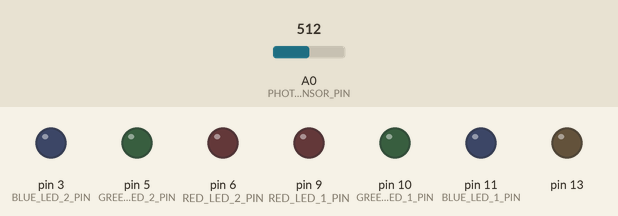
Recording of a sketch running on a simulated Arduino Uno, built with avr-gcc and run on an emulated ATmega328P. Shown: output pins drawn as LEDs (lit = HIGH). The inputs (shaded band) are chosen by the test bench; at power-on: A0 (PHOTO_SENSOR_PIN) = 512. Random numbers use the default seed unless the sketch sets one.

Above: at 1.2 s.
1.3 s: A0 (PHOTO_SENSOR_PIN) set to 6
2.8 s: A0 (PHOTO_SENSOR_PIN) set to 3
At 4.9 s:
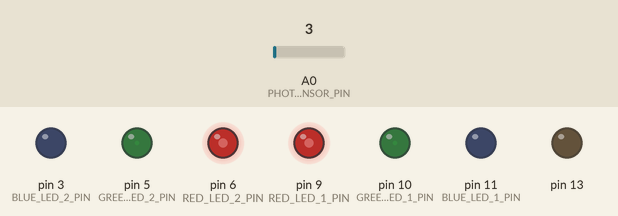
At 9.5 s:
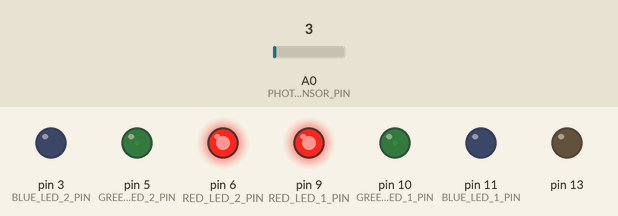
Timing chart, 0 to 57.4 s (numbered marks = the images above; inputs shaded):
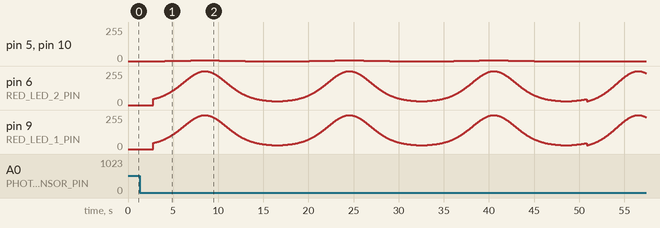

Measured:
- the behaviour switches between 5 and 4 on A0 (PHOTO_SENSOR_PIN) (found by bisection; images 0 and 1)
- after the input at 1.3 s, every drawn part: stays the same

The sketch:

nightlight_with_just_leds.ino
```cpp
#include <math.h>

const int RED_LED_1_PIN = 9;
const int GREEN_LED_1_PIN = 10;
const int BLUE_LED_1_PIN = 11;

const int RED_LED_2_PIN = 6;
const int GREEN_LED_2_PIN = 5;
const int BLUE_LED_2_PIN = 3;

const int PHOTO_SENSOR_PIN = A0;

const int DARKNESS_LEVEL = 5;//5;
const bool DEBUG = false;

int photoSensorValue = 0;

void setup() {
  if (DEBUG) {
    Serial.begin(9600);
  }

  pinMode(RED_LED_1_PIN, OUTPUT);
  pinMode(GREEN_LED_1_PIN, OUTPUT);
  pinMode(BLUE_LED_1_PIN, OUTPUT);


  pinMode(RED_LED_2_PIN, OUTPUT);
  pinMode(GREEN_LED_2_PIN, OUTPUT);
  pinMode(BLUE_LED_2_PIN, OUTPUT);

  // get orange light to turn off
  // https://arduino.stackexchange.com/questions/3269/what-purpose-does-the-yellow-and-green-leds-have-on-the-arduino/3275#:~:text=The%20green%20LED%20is%20marked,just%20connected%20to%20pin%2013.&text=When%20the%20green%20LED%20stops,light%20the%20LED(s).
  pinMode(13, OUTPUT);

  write_both_leds(0, 0, 0);
}

void loop() {
  // read sensor values.  Note the 5ms delay, so the ADC can catch up
  photoSensorValue = analogRead(PHOTO_SENSOR_PIN);
  delay(5);

  if (DEBUG) {
    // print sensor values for debugging
    Serial.print("Raw Photo Sensor Value: ");
    Serial.print(photoSensorValue);
    Serial.print("\t");
  }

  // photo sensor values should be between 0-1023
  if (photoSensorValue < DARKNESS_LEVEL) {
    if (DEBUG) {
      Serial.print("Low light level detected, enabling LEDs \n");
    }

    int pattern = random(0, 2);
    if (pattern == 0) {
      breathe_red(1);
    } else if (pattern == 1) {
      breathe_orange(1);
    } else {
      Serial.print("Unknown random ");
      Serial.print(pattern);
      Serial.print(" skipping\n");
    }
    // finally, actually set the values on the LEDs
    breathe_red(3);
    breathe_orange(3);
  } else {
    if (DEBUG) {
      Serial.print("High light level detected, disabling LEDs\n");
    }

    write_both_leds(LOW, LOW, LOW);
  }
}

const float TIME_ZER0 = (1.0 - EULER) * 1000;
const float PERIOD_SECS = 16;
const float PERIOD_MODIFIER = (2 * PI) / PERIOD_SECS;

/*
 * Just red breathing
 */
void breathe_red(int breaths_to_take) {
  int start_millis = millis();
  int elapsed_millis = 0;
  int millis_to_breathe = breaths_to_take * PERIOD_SECS * 1000;
  float redValue;
  while (elapsed_millis <= millis_to_breathe) {
    redValue = single_breathing_value(TIME_ZER0 + elapsed_millis, 10.0, 255.0);

    write_both_leds(redValue, 0, 0);

    elapsed_millis = millis() - start_millis;
  }
}

/*
 * Always keep the red on, but keep the green a lower amplitude
 */

void breathe_orange(int breaths_to_take) {
  int start_millis = millis();
  int elapsed_millis = 0;
  int millis_to_breathe = breaths_to_take * PERIOD_SECS * 1000;
  float redValue;
  float greenValue;
  while (elapsed_millis <= millis_to_breathe) {
    redValue = single_breathing_value(TIME_ZER0 + elapsed_millis, 30.0, 255.0);
    greenValue = single_breathing_value(TIME_ZER0 + elapsed_millis, 0.0, 5.0);

    write_both_leds(redValue, greenValue, 0);

    elapsed_millis = millis() - start_millis;
  }
}

void write_both_leds(float redValue, float greenValue, float blueValue) {
    analogWrite(RED_LED_1_PIN, redValue);
    analogWrite(GREEN_LED_1_PIN, greenValue);
    analogWrite(BLUE_LED_1_PIN, blueValue);
    analogWrite(RED_LED_2_PIN, redValue);
    analogWrite(GREEN_LED_2_PIN, greenValue);
    analogWrite(BLUE_LED_2_PIN, blueValue);
}


const float CURVE_MIN = 1 / EULER;
const float CURVE_MAX = EULER;
const float PWM_MIN = 10; // experiments show it turns off below this
const float PWM_MAX = 255;

float single_breathing_value(int current_millis, float min_output, float max_output) {
  // https://sean.voisen.org/blog/2011/10/breathing-led-with-arduino/

  float current_secs = current_millis / 1000.0;
  float curve = exp(sin(current_secs * PERIOD_MODIFIER));
  float curve_mapped_to_pwm = map_float(curve, CURVE_MIN, CURVE_MAX, min_output, max_output);
  // without using map(), the blog used this function
  // curve_mapped_to_pwm = (exp(sin(current_secs * period)) - 0.36787944)*108.0;
  return curve_mapped_to_pwm;
}


float map_float(float x, float in_min, float in_max, float out_min, float out_max) {
  // built in map() only works on integers
  // https://www.arduino.cc/reference/en/language/functions/math/map/
  return (x - in_min) * (out_max - out_min) / (in_max - in_min) + out_min;
}
```
